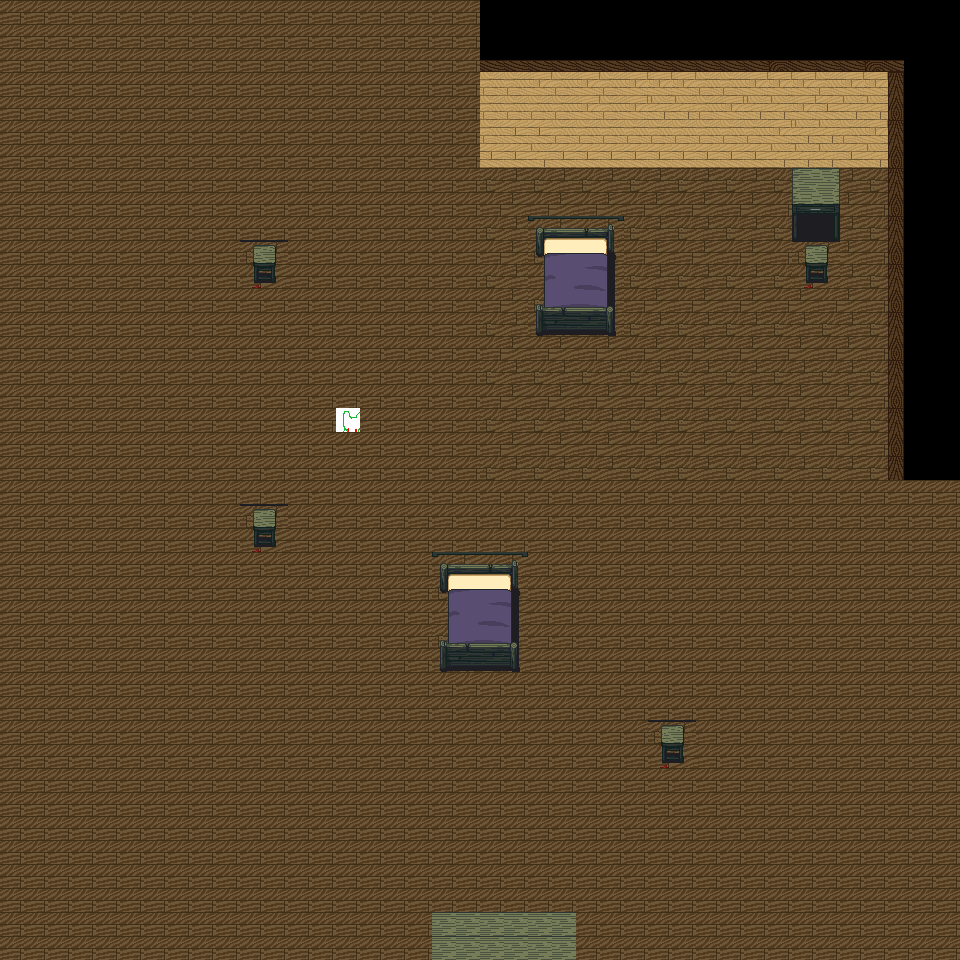

Tiled map render using the project's own tile images. Description and the map definition, with tile-layer contents summarised, below:
An orthogonal 40x40 tile map with 24x24 px tiles, 3 tile layers (Map1, Entity1, Map2), 1 hidden layer not drawn and 3 objects (sceneTransition, defaultSpawn, startCutscene).

<map version="1.2" tiledversion="1.2.5" orientation="orthogonal" renderorder="right-down" width="40" height="40" tilewidth="24" tileheight="24" infinite="0" nextlayerid="11" nextobjectid="11">
 <tileset firstgid="1" source="../tilesets/PharHome.tsx" />
 <layer id="3" name="Map1" width="40" height="40">
  <data>[1600 cells, 1600 non-empty, 41 distinct tile ids]</data>
 </layer>
 <layer id="1" name="Entity1" width="40" height="40">
  <data>[1600 cells, 1 non-empty, 1 distinct tile ids]</data>
 </layer>
 <layer id="8" name="Map2" width="40" height="40">
  <data>[1600 cells, 42 non-empty, 31 distinct tile ids]</data>
 </layer>
 <objectgroup id="10" name="Events">
  <object id="3" name="sceneTransition" x="432" y="912" width="144" height="48">
   <properties>
    <property name="transition" value="new2" />
    <property name="transitionTile" value="124" />
   </properties>
  </object>
  <object id="7" name="defaultSpawn" x="506" y="367">
   <point />
  </object>
  <object id="9" name="startCutscene" x="436" y="480" width="48" height="48">
   <properties>
    <property name="cutscene" value="democutscene" />
   </properties>
  </object>
 </objectgroup>
 <layer id="4" name="Collision" width="40" height="40" visible="0">
  <data>[1600 cells, 97 non-empty, 2 distinct tile ids]</data>
 </layer>
</map>